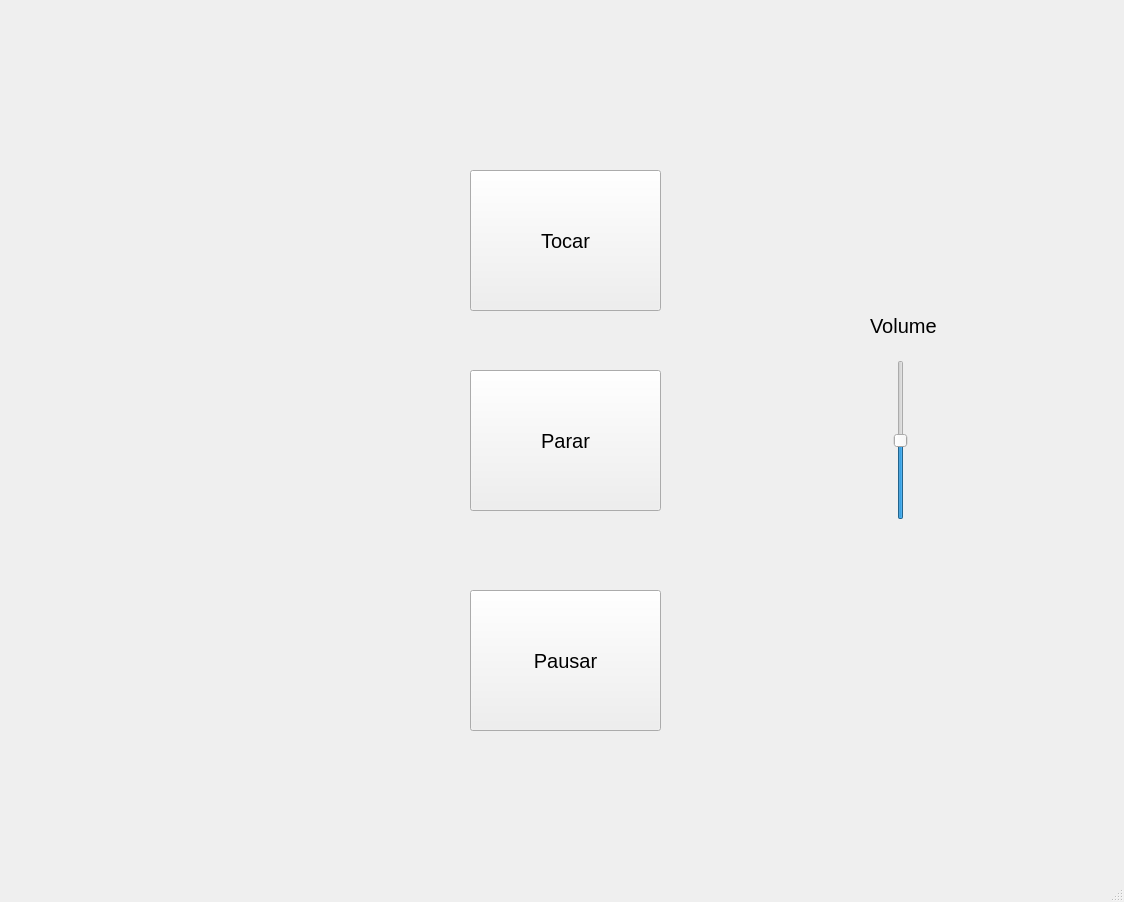
<?xml version="1.0" encoding="UTF-8"?>
<ui version="4.0">
 <class>MainWindow</class>
 <widget class="QMainWindow" name="MainWindow">
  <property name="geometry">
   <rect>
    <x>0</x>
    <y>0</y>
    <width>1124</width>
    <height>902</height>
   </rect>
  </property>
  <property name="windowTitle">
   <string>MainWindow</string>
  </property>
  <widget class="QWidget" name="centralwidget">
   <widget class="QPushButton" name="parar">
    <property name="geometry">
     <rect>
      <x>470</x>
      <y>370</y>
      <width>191</width>
      <height>141</height>
     </rect>
    </property>
    <property name="font">
     <font>
      <pointsize>15</pointsize>
     </font>
    </property>
    <property name="text">
     <string>Parar</string>
    </property>
   </widget>
   <widget class="QPushButton" name="tocar">
    <property name="geometry">
     <rect>
      <x>470</x>
      <y>170</y>
      <width>191</width>
      <height>141</height>
     </rect>
    </property>
    <property name="font">
     <font>
      <pointsize>15</pointsize>
     </font>
    </property>
    <property name="text">
     <string>Tocar</string>
    </property>
   </widget>
   <widget class="QPushButton" name="pausar">
    <property name="geometry">
     <rect>
      <x>470</x>
      <y>590</y>
      <width>191</width>
      <height>141</height>
     </rect>
    </property>
    <property name="font">
     <font>
      <pointsize>15</pointsize>
     </font>
    </property>
    <property name="text">
     <string>Pausar</string>
    </property>
   </widget>
   <widget class="QSlider" name="verticalSlider_volume">
    <property name="geometry">
     <rect>
      <x>890</x>
      <y>360</y>
      <width>22</width>
      <height>160</height>
     </rect>
    </property>
    <property name="maximum">
     <number>100</number>
    </property>
    <property name="sliderPosition">
     <number>50</number>
    </property>
    <property name="orientation">
     <enum>Qt::Vertical</enum>
    </property>
   </widget>
   <widget class="QLabel" name="label">
    <property name="geometry">
     <rect>
      <x>870</x>
      <y>290</y>
      <width>101</width>
      <height>71</height>
     </rect>
    </property>
    <property name="font">
     <font>
      <pointsize>15</pointsize>
     </font>
    </property>
    <property name="text">
     <string>Volume</string>
    </property>
   </widget>
  </widget>
  <widget class="QMenuBar" name="menubar">
   <property name="geometry">
    <rect>
     <x>0</x>
     <y>0</y>
     <width>1124</width>
     <height>21</height>
    </rect>
   </property>
  </widget>
  <widget class="QStatusBar" name="statusbar"/>
 </widget>
 <resources/>
 <connections/>
</ui>
